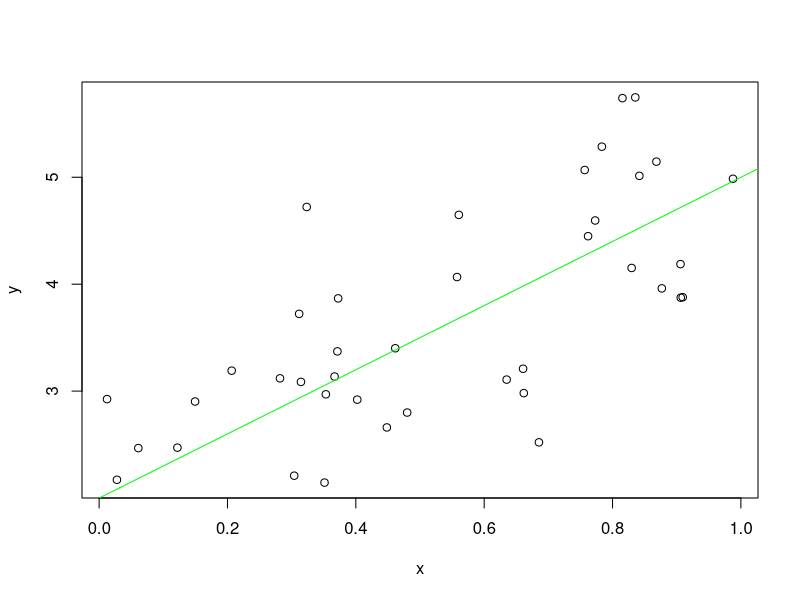

This figure's R source:
a <- 2
b <- 3


sigSq  <- 0.5
x <- runif(40)
y <- a+b*x + rnorm(40, sd=sqrt(sigSq))
plot(x,y)
abline(a, b, col = "green")
dev.print(png, "toylinePlot.png", width = 480)
dev.print(pdf, "toylinePlot.pdf")


